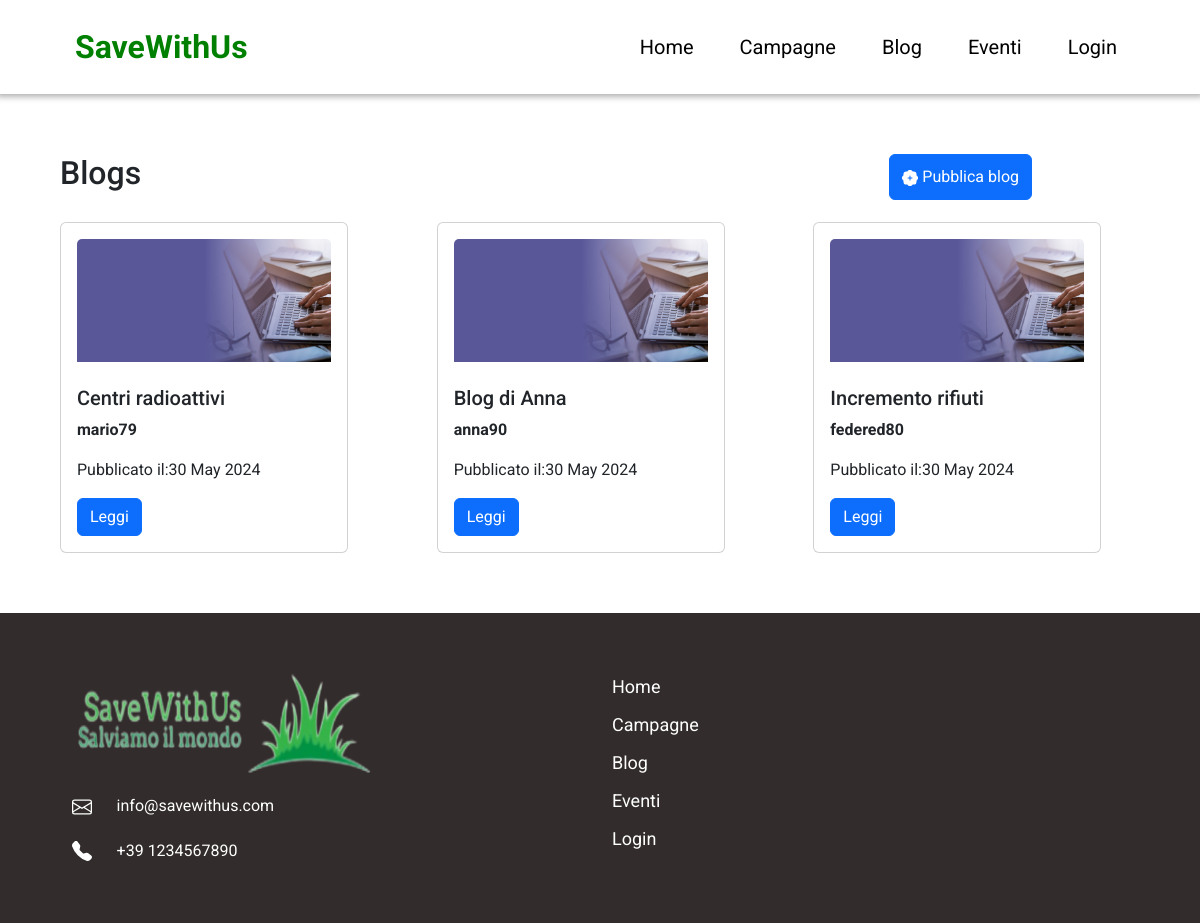
/blogs.php, run on the app's committed database.
### tables this page shows
CREATE TABLE `blog` (
  `id_blog` int(11) NOT NULL,
  `titolo` varchar(50) NOT NULL,
  `testo` varchar(700) NOT NULL,
  `created` date NOT NULL,
  `stato` int(11) NOT NULL,
  `autore` int(11) NOT NULL
);

CREATE TABLE `utenti` (
  `id_user` int(11) NOT NULL,
  `nome` varchar(20) NOT NULL,
  `cognome` varchar(20) NOT NULL,
  `email` varchar(40) NOT NULL,
  `num_tel` char(13) NOT NULL,
  `username` varchar(10) NOT NULL,
  `password` char(60) NOT NULL,
  `created` datetime NOT NULL
);

### blogs.php (the view, shortened to what this page needs)
<?php
include ("./db.php");
?>
<!DOCTYPE html>
<html lang="en">
<head>
    <link rel="stylesheet" href="./style/style.css">
    <link rel="stylesheet" href="./style/blog.css">
    <link href="https://cdn.jsdelivr.net/npm/bootstrap@5.3.3/dist/css/bootstrap.min.css" rel="stylesheet"
>
</head>
<body>
    <div class="navbar">
        <div class="img-logo">
            <a href="./index.php">
                SaveWithUs
            </a>
        </div>
        <div class="links">
            <a href="./index.php">Home</a>
            <a href="campagne.php">Campagne</a>
            <a href="blogs.php">Blog</a>
            <a href="eventi.php">Eventi</a>
            <?php
            if (isset($_SESSION['iduser'])) {
                echo '<a href="user.php">Ciao, ' . $_SESSION['username'] . '</a>';
            } else {
                echo '<a href="login.php">Login</a>';
            }
            ?>
        </div>
    </div>
    <div class="main-blog">
        <div class="top-title-btn">
            <h2>Blogs</h2>
            <button onclick="window.location.href = 'new_blog.php' " class="btn btn-primary">
                Pubblica blog
            </button>
        </div>
        <div class="container-blogs">
            <?php
            $sql = 'SELECT blog.id_blog, blog.titolo, blog.testo, blog.created, blog.stato, blog.autore, utenti.username FROM utenti join blog on utenti.id_user=blog.autore where blog.stato=2;';
            $result = $conn->query($sql);
            if ($result->num_rows > 0) {
                while ($row = $result->fetch_assoc()) {
                    ?>
                    <div class="card" style="width: 18rem;">
                        <div class="card-body">
                            <img class="card-img-top" src="./imgs/img-blog.png" alt="Card image cap"><br><br>
                            <h5 class="card-title"><?= $row['titolo'] ?></h5>
                            <p class="card-text"><b><?= $row['username'] ?></b></p>
                            <p class="card-text">Pubblicato il:<?= date('d M Y', strtotime($row['created']));?></p>
                            <a href="blog.php?id=<?= $row['id_blog'] ?>" class="btn btn-primary">Leggi</a>
                        </div>
                    </div>
                    <?php
                }
            } else {
                echo '<h4>Nessun blog pubblicato</h4>';
            }
            ?>
        </div>
    </div>
        <footer>
            <div class="container">
                <div class="row">
                    <div class="col info-contact">
                        <img src="./imgs/logoswu.png" alt="" width="300" height="100"><br>
                        <div>
                            <span>info@savewithus.com</span>
                        </div>
                        <div>
                            <span>+39 1234567890</span>
                        </div>
                    </div>
                    <div class="col links">
                        <a href="./index.php">Home</a>
                        <a href="#">Campagne</a>
                        <a href="#">Blog</a>
                        <a href="#">Eventi</a>
                        <a href="#">Login</a>
                    </div>
                </div>
            </div>
        </footer>
</body>
</html>

### style/style.css (style rules this page uses)
* { margin: 0; font-family: "Roboto", sans-serif; }
.navbar { overflow: hidden; background-color: white; position: fixed; top: 0; width: 100%; box-shadow: 0 0 6px 3px rgba(0, 0, 0, 0.3); }
.navbar a { display: block; text-align: center; text-decoration: none; }
.navbar .img-logo a { font-size: xx-large; color: green; font-weight: bold; padding: 15px; }
.navbar .img-logo { margin-left: 60px; float: left; }
.navbar .links a { padding: 23px; font-size: 15pt; color: black; }
.navbar .links { display: flex; float: right; margin-right: 60px; }
footer { margin-top: 4%; background-color: rgb(50, 44, 44); color: white; padding: 5%; }
footer .info-contact div { margin-top: 4%; }
footer .info-contact div span { margin-left: 4%; }
footer .links { display: grid; }
footer .links a { color: white; font-size: large; text-decoration: none; }

### style/blog.css (style rules this page uses)
html, body { height: 100%; }
* { margin: 0; }
.main-blog { margin: 5%; }
.main-blog .top-title-btn { display: flex; }
.main-blog .top-title-btn button { margin-left: auto; margin-right: 10%; }
.container-blogs { margin-top: 2%; display: grid; column-gap: 50px; row-gap: 20px; grid-template-columns: auto auto auto; }

### data on the page
blog: titolo "Centri radioattivi", autore.username "mario79", created "30 May 2024"
blog: titolo "Blog di Anna", autore.username "anna90", created "30 May 2024"
blog: titolo "Incremento rifiuti", autore.username "federed80", created "30 May 2024"
